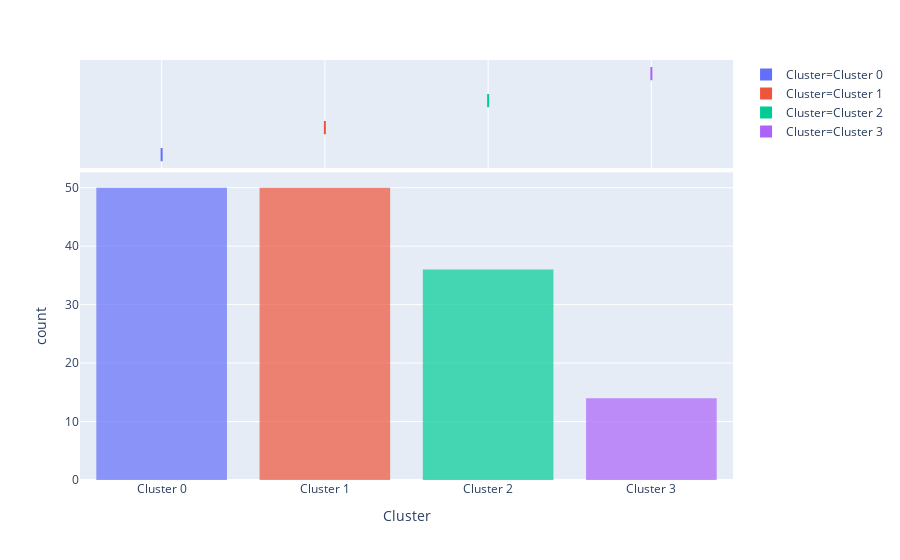

Notebook code for this chart:
### Code cell
plot_model(kmean, plot='distribution', feature = None, label = False)

### Figure 1 — Plotly figure (JSON) as saved in the notebook; plotly's stock layout.template omitted (floating-point values rounded to 4 significant figures; data arrays with more than 128 entries replaced by an {"elided": "..."} marker saying what was removed)
{"data": [{"alignmentgroup": "True", "bingroup": "x", "hoverlabel": {"namelength": 0}, "hovertemplate": "Cluster=%{x}<br>count=%{y}", "legendgroup": "Cluster=Cluster 0", "marker": {"color": "#636efa", "opacity": 0.7}, "name": "Cluster=Cluster 0", "offsetgroup": "Cluster=Cluster 0", "orientation": "v", "showlegend": true, "type": "histogram", "x": ["Cluster 0", "Cluster 0", "Cluster 0", "Cluster 0", "Cluster 0", "Cluster 0", "Cluster 0", "Cluster 0", "Cluster 0", "Cluster 0", "Cluster 0", "Cluster 0", "Cluster 0", "Cluster 0", "Cluster 0", "Cluster 0", "Cluster 0", "Cluster 0", "Cluster 0", "Cluster 0", "Cluster 0", "Cluster 0", "Cluster 0", "Cluster 0", "Cluster 0", "Cluster 0", "Cluster 0", "Cluster 0", "Cluster 0", "Cluster 0", "Cluster 0", "Cluster 0", "Cluster 0", "Cluster 0", "Cluster 0", "Cluster 0", "Cluster 0", "Cluster 0", "Cluster 0", "Cluster 0", "Cluster 0", "Cluster 0", "Cluster 0", "Cluster 0", "Cluster 0", "Cluster 0", "Cluster 0", "Cluster 0", "Cluster 0", "Cluster 0"], "xaxis": "x", "yaxis": "y"}, {"alignmentgroup": "True", "customdata": {"elided": "50x6 mixed values"}, "hoverlabel": {"namelength": 0}, "hovertemplate": "Cluster=%{customdata[5]}<br>SepalLengthCm=%{customdata[0]}<br>SepalWidthCm=%{customdata[1]}<br>PetalLengthCm=%{customdata[2]}<br>PetalWidthCm=%{customdata[3]}<br>Species=%{customdata[4]}", "legendgroup": "Cluster=Cluster 0", "marker": {"color": "#636efa"}, "name": "Cluster=Cluster 0", "notched": true, "offsetgroup": "Cluster=Cluster 0", "showlegend": false, "type": "box", "x": ["Cluster 0", "Cluster 0", "Cluster 0", "Cluster 0", "Cluster 0", "Cluster 0", "Cluster 0", "Cluster 0", "Cluster 0", "Cluster 0", "Cluster 0", "Cluster 0", "Cluster 0", "Cluster 0", "Cluster 0", "Cluster 0", "Cluster 0", "Cluster 0", "Cluster 0", "Cluster 0", "Cluster 0", "Cluster 0", "Cluster 0", "Cluster 0", "Cluster 0", "Cluster 0", "Cluster 0", "Cluster 0", "Cluster 0", "Cluster 0", "Cluster 0", "Cluster 0", "Cluster 0", "Cluster 0", "Cluster 0", "Cluster 0", "Cluster 0", "Cluster 0", "Cluster 0", "Cluster 0", "Cluster 0", "Cluster 0", "Cluster 0", "Cluster 0", "Cluster 0", "Cluster 0", "Cluster 0", "Cluster 0", "Cluster 0", "Cluster 0"], "xaxis": "x2", "yaxis": "y2"}, {"alignmentgroup": "True", "bingroup": "x", "hoverlabel": {"namelength": 0}, "hovertemplate": "Cluster=%{x}<br>count=%{y}", "legendgroup": "Cluster=Cluster 1", "marker": {"color": "#EF553B", "opacity": 0.7}, "name": "Cluster=Cluster 1", "offsetgroup": "Cluster=Cluster 1", "orientation": "v", "showlegend": true, "type": "histogram", "x": ["Cluster 1", "Cluster 1", "Cluster 1", "Cluster 1", "Cluster 1", "Cluster 1", "Cluster 1", "Cluster 1", "Cluster 1", "Cluster 1", "Cluster 1", "Cluster 1", "Cluster 1", "Cluster 1", "Cluster 1", "Cluster 1", "Cluster 1", "Cluster 1", "Cluster 1", "Cluster 1", "Cluster 1", "Cluster 1", "Cluster 1", "Cluster 1", "Cluster 1", "Cluster 1", "Cluster 1", "Cluster 1", "Cluster 1", "Cluster 1", "Cluster 1", "Cluster 1", "Cluster 1", "Cluster 1", "Cluster 1", "Cluster 1", "Cluster 1", "Cluster 1", "Cluster 1", "Cluster 1", "Cluster 1", "Cluster 1", "Cluster 1", "Cluster 1", "Cluster 1", "Cluster 1", "Cluster 1", "Cluster 1", "Cluster 1", "Cluster 1"], "xaxis": "x", "yaxis": "y"}, {"alignmentgroup": "True", "customdata": {"elided": "50x6 mixed values"}, "hoverlabel": {"namelength": 0}, "hovertemplate": "Cluster=%{customdata[5]}<br>SepalLengthCm=%{customdata[0]}<br>SepalWidthCm=%{customdata[1]}<br>PetalLengthCm=%{customdata[2]}<br>PetalWidthCm=%{customdata[3]}<br>Species=%{customdata[4]}", "legendgroup": "Cluster=Cluster 1", "marker": {"color": "#EF553B"}, "name": "Cluster=Cluster 1", "notched": true, "offsetgroup": "Cluster=Cluster 1", "showlegend": false, "type": "box", "x": ["Cluster 1", "Cluster 1", "Cluster 1", "Cluster 1", "Cluster 1", "Cluster 1", "Cluster 1", "Cluster 1", "Cluster 1", "Cluster 1", "Cluster 1", "Cluster 1", "Cluster 1", "Cluster 1", "Cluster 1", "Cluster 1", "Cluster 1", "Cluster 1", "Cluster 1", "Cluster 1", "Cluster 1", "Cluster 1", "Cluster 1", "Cluster 1", "Cluster 1", "Cluster 1", "Cluster 1", "Cluster 1", "Cluster 1", "Cluster 1", "Cluster 1", "Cluster 1", "Cluster 1", "Cluster 1", "Cluster 1", "Cluster 1", "Cluster 1", "Cluster 1", "Cluster 1", "Cluster 1", "Cluster 1", "Cluster 1", "Cluster 1", "Cluster 1", "Cluster 1", "Cluster 1", "Cluster 1", "Cluster 1", "Cluster 1", "Cluster 1"], "xaxis": "x2", "yaxis": "y2"}, {"alignmentgroup": "True", "bingroup": "x", "hoverlabel": {"namelength": 0}, "hovertemplate": "Cluster=%{x}<br>count=%{y}", "legendgroup": "Cluster=Cluster 2", "marker": {"color": "#00cc96", "opacity": 0.7}, "name": "Cluster=Cluster 2", "offsetgroup": "Cluster=Cluster 2", "orientation": "v", "showlegend": true, "type": "histogram", "x": ["Cluster 2", "Cluster 2", "Cluster 2", "Cluster 2", "Cluster 2", "Cluster 2", "Cluster 2", "Cluster 2", "Cluster 2", "Cluster 2", "Cluster 2", "Cluster 2", "Cluster 2", "Cluster 2", "Cluster 2", "Cluster 2", "Cluster 2", "Cluster 2", "Cluster 2", "Cluster 2", "Cluster 2", "Cluster 2", "Cluster 2", "Cluster 2", "Cluster 2", "Cluster 2", "Cluster 2", "Cluster 2", "Cluster 2", "Cluster 2", "Cluster 2", "Cluster 2", "Cluster 2", "Cluster 2", "Cluster 2", "Cluster 2"], "xaxis": "x", "yaxis": "y"}, {"alignmentgroup": "True", "customdata": {"elided": "36x6 mixed values"}, "hoverlabel": {"namelength": 0}, "hovertemplate": "Cluster=%{customdata[5]}<br>SepalLengthCm=%{customdata[0]}<br>SepalWidthCm=%{customdata[1]}<br>PetalLengthCm=%{customdata[2]}<br>PetalWidthCm=%{customdata[3]}<br>Species=%{customdata[4]}", "legendgroup": "Cluster=Cluster 2", "marker": {"color": "#00cc96"}, "name": "Cluster=Cluster 2", "notched": true, "offsetgroup": "Cluster=Cluster 2", "showlegend": false, "type": "box", "x": ["Cluster 2", "Cluster 2", "Cluster 2", "Cluster 2", "Cluster 2", "Cluster 2", "Cluster 2", "Cluster 2", "Cluster 2", "Cluster 2", "Cluster 2", "Cluster 2", "Cluster 2", "Cluster 2", "Cluster 2", "Cluster 2", "Cluster 2", "Cluster 2", "Cluster 2", "Cluster 2", "Cluster 2", "Cluster 2", "Cluster 2", "Cluster 2", "Cluster 2", "Cluster 2", "Cluster 2", "Cluster 2", "Cluster 2", "Cluster 2", "Cluster 2", "Cluster 2", "Cluster 2", "Cluster 2", "Cluster 2", "Cluster 2"], "xaxis": "x2", "yaxis": "y2"}, {"alignmentgroup": "True", "bingroup": "x", "hoverlabel": {"namelength": 0}, "hovertemplate": "Cluster=%{x}<br>count=%{y}", "legendgroup": "Cluster=Cluster 3", "marker": {"color": "#ab63fa", "opacity": 0.7}, "name": "Cluster=Cluster 3", "offsetgroup": "Cluster=Cluster 3", "orientation": "v", "showlegend": true, "type": "histogram", "x": ["Cluster 3", "Cluster 3", "Cluster 3", "Cluster 3", "Cluster 3", "Cluster 3", "Cluster 3", "Cluster 3", "Cluster 3", "Cluster 3", "Cluster 3", "Cluster 3", "Cluster 3", "Cluster 3"], "xaxis": "x", "yaxis": "y"}, {"alignmentgroup": "True", "customdata": [[7.4, 2.8, 6.1, 1.9, "Iris-virginica", "Cluster 3"], [7.7, 2.8, 6.7, 2, "Iris-virginica", "Cluster 3"], [7.7, 2.6, 6.9, 2.3, "Iris-virginica", "Cluster 3"], [7.1, 3, 5.9, 2.1, "Iris-virginica", "Cluster 3"], [7.7, 3.8, 6.7, 2.2, "Iris-virginica", "Cluster 3"], [6.8, 3.2, 5.9, 2.3, "Iris-virginica", "Cluster 3"], [7.6, 3, 6.6, 2.1, "Iris-virginica", "Cluster 3"], [7.9, 3.8, 6.4, 2, "Iris-virginica", "Cluster 3"], [7.3, 2.9, 6.3, 1.8, "Iris-virginica", "Cluster 3"], [7.2, 3.6, 6.1, 2.5, "Iris-virginica", "Cluster 3"], [6.9, 3.2, 5.7, 2.3, "Iris-virginica", "Cluster 3"], [7.2, 3, 5.8, 1.6, "Iris-virginica", "Cluster 3"], [7.2, 3.2, 6, 1.8, "Iris-virginica", "Cluster 3"], [7.7, 3, 6.1, 2.3, "Iris-virginica", "Cluster 3"]], "hoverlabel": {"namelength": 0}, "hovertemplate": "Cluster=%{customdata[5]}<br>SepalLengthCm=%{customdata[0]}<br>SepalWidthCm=%{customdata[1]}<br>PetalLengthCm=%{customdata[2]}<br>PetalWidthCm=%{customdata[3]}<br>Species=%{customdata[4]}", "legendgroup": "Cluster=Cluster 3", "marker": {"color": "#ab63fa"}, "name": "Cluster=Cluster 3", "notched": true, "offsetgroup": "Cluster=Cluster 3", "showlegend": false, "type": "box", "x": ["Cluster 3", "Cluster 3", "Cluster 3", "Cluster 3", "Cluster 3", "Cluster 3", "Cluster 3", "Cluster 3", "Cluster 3", "Cluster 3", "Cluster 3", "Cluster 3", "Cluster 3", "Cluster 3"], "xaxis": "x2", "yaxis": "y2"}], "layout": {"barmode": "relative", "legend": {"tracegroupgap": 0}, "margin": {"t": 60}, "xaxis": {"anchor": "y", "categoryarray": ["Cluster 0", "Cluster 1", "Cluster 2", "Cluster 3"], "categoryorder": "array", "domain": [0, 1], "title": {"text": "Cluster"}}, "xaxis2": {"anchor": "y2", "domain": [0, 1], "matches": "x", "showgrid": true, "showticklabels": false}, "yaxis": {"anchor": "x", "domain": [0, 0.7326], "title": {"text": "count"}}, "yaxis2": {"anchor": "x2", "domain": [0.7426, 1], "matches": "y2", "showgrid": false, "showline": false, "showticklabels": false, "ticks": ""}}}
